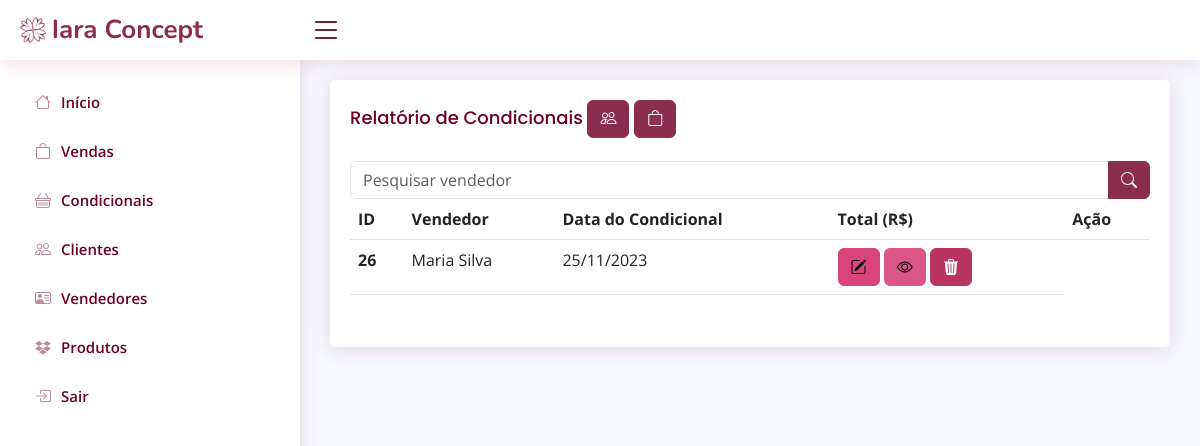
/relatorio_condicionais_vendedor.php (signed in), run on the app's committed database.
### tables this page shows
CREATE TABLE `condicional` (
  `id` int(11) NOT NULL,
  `cliente_id` int(11) NOT NULL,
  `vendedor_id` int(11) NOT NULL,
  `data` datetime NOT NULL DEFAULT current_timestamp()
);

CREATE TABLE `vendedor` (
  `id` int(11) NOT NULL,
  `nome` varchar(100) NOT NULL,
  `telefone` varchar(20) DEFAULT NULL,
  `endereco` varchar(100) DEFAULT NULL,
  `status` varchar(20) NOT NULL
);

### relatorio_condicionais_vendedor.php (the view, shortened to what this page needs)
<!DOCTYPE html>
<?php
require_once("conexao.php");
$pesquisaVendedor = "";
$sql = "SELECT v.id, c.nome as vendedor, v.data
        FROM condicional v
        INNER JOIN vendedor c ON v.vendedor_id = c.id
        WHERE c.nome LIKE '%$pesquisaVendedor%'
        ORDER BY v.data desc";
$resultado = mysqli_query($conexao, $sql);
?>
<?php require_once("cabecalho.php") ?>
<main id="main" class="main">
    <section class="section">
        <div class="card">
            <div class="card-body">
                <h5 class="card-title">Relatório de Condicionais
                <a href="relatorio_condicionais_cliente.php" class="btn btn-primary"><i class="bi bi-people"></i></a>
                <a href="relatorio_vendas_vendedor.php" class="btn btn-primary"><i class="bi bi-bag"></i></a>
                </h5>
                <div class="row">
                    <div class="mb-3">
                        <form method="post">
                            <div class="input-group">
                            <input type="text" class="form-control" id="vendedor" name="vendedor"
                            value="<?php echo $pesquisaVendedor; ?>" placeholder="Pesquisar vendedor">
                            <button name="pesquisar" stype="button" class="btn btn-primary"><i class="bi bi-search"></i></button>
                            </div>
                        </form>
                <table class="table">
                    <thead>
                        <tr>
                            <th scope="col">ID</th>
                            <th>Vendedor</th>
                            <th>Data do Condicional</th>
                            <th>Total (R$)</th>
                            <th scope="col">Ação</th>
                        </tr>
                    </thead>
                    <tbody>
                        <?php while ($linha = mysqli_fetch_array($resultado)) { ?>
                            <tr>
                                <th>
                                <?= $linha['id'] ?>
                                </th>
                                <td>
                                <?= $linha['vendedor'] ?>
                                </td>
                                <td>
                                <?= date("d/m/Y", strtotime($linha['data']))?>
                                </td>
                                <td><a href="alterarCondicional.php?id=<?= $linha['id'] ?>" class="btn btn-warning"><i
                                    class="bi bi-pencil-square"></i></a>
                                <a onclick="openModal(<?= $linha['id'] ?>)" data-bs-toggle="modal"
                                data-bs-target="#exampleModal" name="info" class="btn btn-info">
                                <i class="bi bi-eye"></i></a>
                                <a href="relatorio_condicionais_vendedor.php? id=<?= $linha['id'] ?>" class="btn btn-danger"
                                    onclick="return confirm('Deseja excluir mesmo?')">
                                    <i class="bi bi-trash3-fill"></i>
                                </a>
                                </td>
                        <?php
                        }
                        ?>
                    </tbody>
                </table>
            </div>
        </div>
    </section>
</main>
<?php require_once("rodape.php") ?>

### assets/css/style.css (style rules this page uses)
:root { scroll-behavior: smooth; }
body { font-family: "Open Sans", sans-serif; background: #f6f9ff; color: #444444; }
a { color: #4154f1; text-decoration: none; }
h1, h2, h3, h4, h5, h6 { font-family: "Nunito", sans-serif; }
#main { margin-top: 60px; padding: 20px 30px; transition: all 0.3s; }
.card { margin-bottom: 30px; border: none; border-radius: 5px; box-shadow: 0px 2px 20px #92003627; }
.card-title { padding: 20px 0 15px 0; font-size: 18px; font-weight: 500; color: #6b0027; font-family: "Poppins", sans-serif; }
.card-body { padding: 0 20px 20px 20px; }
@media (min-width: 1200px) { #main, #footer { margin-left: 300px; } }

### data on the page
condicional: id "26", vendedor.nome "Maria Silva", data "25/11/2023"
